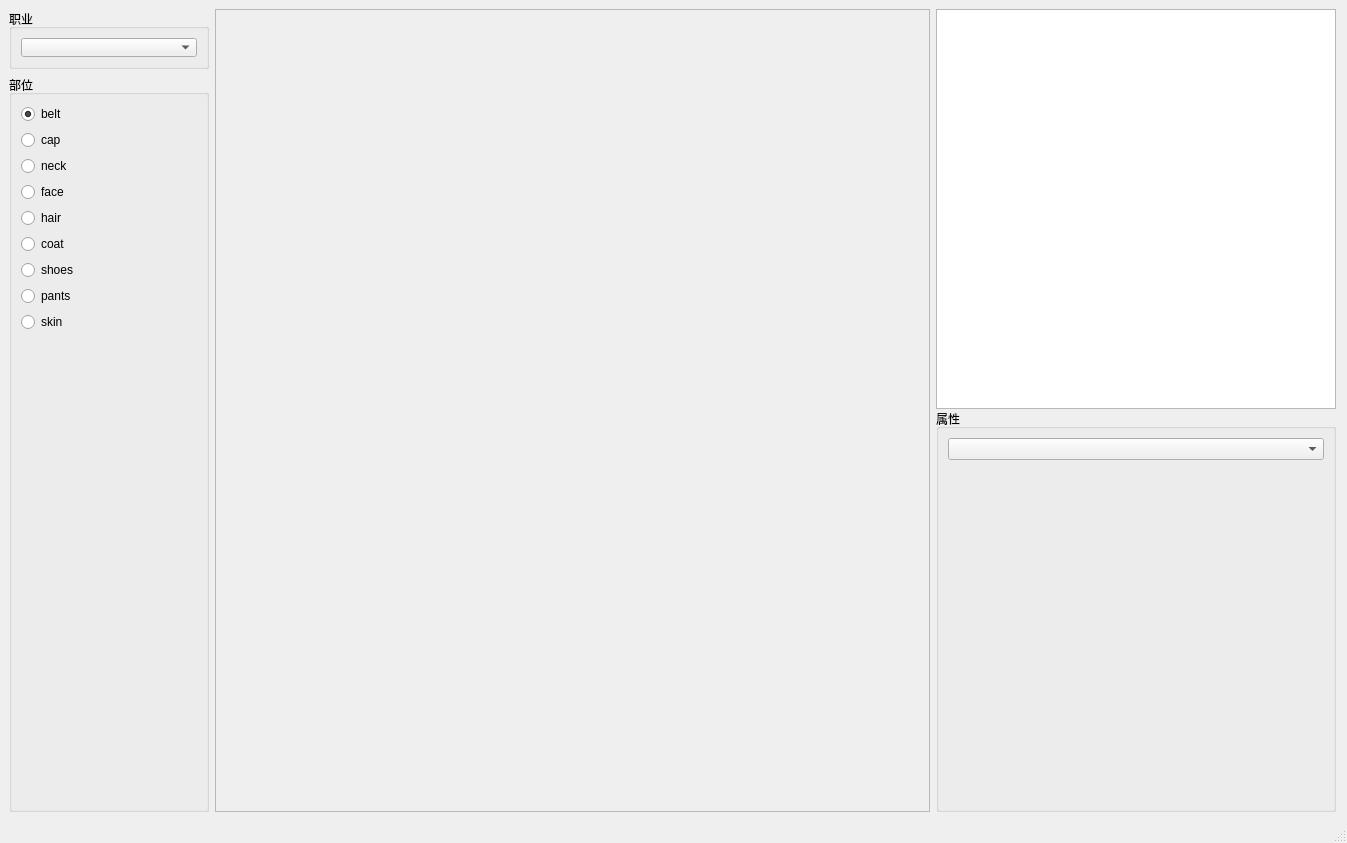
<?xml version="1.0" encoding="UTF-8"?>
<ui version="4.0">
 <class>MainWindow</class>
 <widget class="QMainWindow" name="MainWindow">
  <property name="geometry">
   <rect>
    <x>0</x>
    <y>0</y>
    <width>1347</width>
    <height>843</height>
   </rect>
  </property>
  <property name="windowTitle">
   <string>MainWindow</string>
  </property>
  <widget class="QWidget" name="centralwidget">
   <layout class="QHBoxLayout" name="horizontalLayout">
    <item>
     <layout class="QVBoxLayout" name="verticalLayout_5">
      <item>
       <widget class="QGroupBox" name="groupBox">
        <property name="minimumSize">
         <size>
          <width>200</width>
          <height>0</height>
         </size>
        </property>
        <property name="maximumSize">
         <size>
          <width>16777215</width>
          <height>60</height>
         </size>
        </property>
        <property name="title">
         <string>职业</string>
        </property>
        <layout class="QVBoxLayout" name="verticalLayout_2">
         <item>
          <widget class="QComboBox" name="charactorBox"/>
         </item>
        </layout>
       </widget>
      </item>
      <item>
       <widget class="QGroupBox" name="groupBox_2">
        <property name="title">
         <string>部位</string>
        </property>
        <layout class="QVBoxLayout" name="verticalLayout">
         <item>
          <widget class="QRadioButton" name="pos_belt">
           <property name="text">
            <string>belt</string>
           </property>
           <property name="checked">
            <bool>true</bool>
           </property>
          </widget>
         </item>
         <item>
          <widget class="QRadioButton" name="pos_cap">
           <property name="text">
            <string>cap</string>
           </property>
          </widget>
         </item>
         <item>
          <widget class="QRadioButton" name="pos_neck">
           <property name="text">
            <string>neck</string>
           </property>
          </widget>
         </item>
         <item>
          <widget class="QRadioButton" name="pos_face">
           <property name="text">
            <string>face</string>
           </property>
          </widget>
         </item>
         <item>
          <widget class="QRadioButton" name="pos_hair">
           <property name="text">
            <string>hair</string>
           </property>
          </widget>
         </item>
         <item>
          <widget class="QRadioButton" name="pos_coat">
           <property name="text">
            <string>coat</string>
           </property>
          </widget>
         </item>
         <item>
          <widget class="QRadioButton" name="pos_shoes">
           <property name="text">
            <string>shoes</string>
           </property>
          </widget>
         </item>
         <item>
          <widget class="QRadioButton" name="pos_pants">
           <property name="text">
            <string>pants</string>
           </property>
          </widget>
         </item>
         <item>
          <widget class="QRadioButton" name="pos_belt_9">
           <property name="text">
            <string>skin</string>
           </property>
          </widget>
         </item>
         <item>
          <spacer name="verticalSpacer_2">
           <property name="orientation">
            <enum>Qt::Vertical</enum>
           </property>
           <property name="sizeHint" stdset="0">
            <size>
             <width>20</width>
             <height>40</height>
            </size>
           </property>
          </spacer>
         </item>
        </layout>
       </widget>
      </item>
     </layout>
    </item>
    <item>
     <widget class="QScrollArea" name="scrollArea">
      <property name="widgetResizable">
       <bool>true</bool>
      </property>
      <widget class="QWidget" name="scrollAreaWidgetContents">
       <property name="geometry">
        <rect>
         <x>0</x>
         <y>0</y>
         <width>711</width>
         <height>781</height>
        </rect>
       </property>
      </widget>
     </widget>
    </item>
    <item>
     <widget class="QWidget" name="widget" native="true">
      <property name="maximumSize">
       <size>
        <width>402</width>
        <height>16777215</height>
       </size>
      </property>
      <layout class="QVBoxLayout" name="verticalLayout_3">
       <property name="spacing">
        <number>0</number>
       </property>
       <property name="leftMargin">
        <number>0</number>
       </property>
       <property name="topMargin">
        <number>0</number>
       </property>
       <property name="rightMargin">
        <number>0</number>
       </property>
       <property name="bottomMargin">
        <number>0</number>
       </property>
       <item>
        <widget class="QGraphicsView" name="graphicsView">
         <property name="minimumSize">
          <size>
           <width>400</width>
           <height>400</height>
          </size>
         </property>
         <property name="maximumSize">
          <size>
           <width>400</width>
           <height>400</height>
          </size>
         </property>
        </widget>
       </item>
       <item>
        <widget class="QGroupBox" name="groupBox_3">
         <property name="maximumSize">
          <size>
           <width>400</width>
           <height>16777215</height>
          </size>
         </property>
         <property name="title">
          <string>属性</string>
         </property>
         <layout class="QVBoxLayout" name="verticalLayout_4">
          <item>
           <widget class="QComboBox" name="comboBox_2"/>
          </item>
          <item>
           <spacer name="verticalSpacer">
            <property name="orientation">
             <enum>Qt::Vertical</enum>
            </property>
            <property name="sizeHint" stdset="0">
             <size>
              <width>20</width>
              <height>40</height>
             </size>
            </property>
           </spacer>
          </item>
         </layout>
        </widget>
       </item>
      </layout>
     </widget>
    </item>
   </layout>
  </widget>
  <widget class="QMenuBar" name="menubar">
   <property name="geometry">
    <rect>
     <x>0</x>
     <y>0</y>
     <width>1347</width>
     <height>22</height>
    </rect>
   </property>
  </widget>
  <widget class="QStatusBar" name="statusbar"/>
 </widget>
 <resources/>
 <connections/>
</ui>
